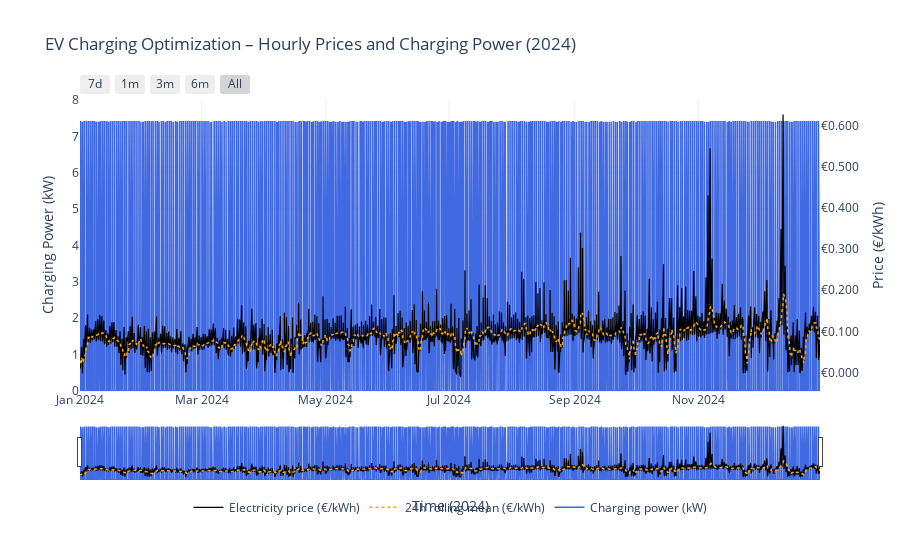

The notebook cell this image was saved under:
### Code cell
import pandas as pd
from gurobipy import *
import plotly.graph_objects as go

# 1) Load and prepare the price dataset
data = pd.read_csv(
    "jeroen_punt_nl_dynamische_stroomprijzen_jaar_2024.csv",
    sep=";",
    decimal=",",
    encoding="utf-8-sig"
)

# Split the date/time column into separate parts
split = data.iloc[:, 0].astype(str).str.split(r"\s+", n=1, expand=True)
data["Date"] = split[0].str.strip()
data["Time"] = split[1].str.strip()

# Ensure price column is numeric (€/kWh)
data["prijs_excl_belastingen"] = data["prijs_excl_belastingen"].astype(float)

# 2) Define EV charging parameters
battery_needed = 22.2     # kWh needed each night
max_charge_rate = 7.4     # kW limit (charging power per hour)
arrival_time = "18:00:00" # start of charging window
departure_time = "06:00:00" # end of charging window next day

# 3) Helper to extract 18:00–06:00 window for one night
def price_window(date_today, date_tomorrow):
    mask = ((data["Date"] == date_today) & (data["Time"] >= arrival_time)) | \
           ((data["Date"] == date_tomorrow) & (data["Time"] < departure_time))
    return data.loc[mask].reset_index(drop=True)

# 4) Optimize charging schedule per night
unique_dates = sorted(data["Date"].unique())
daily_costs, schedules = [], []

for i in range(len(unique_dates) - 1):
    day = unique_dates[i]
    window = price_window(unique_dates[i], unique_dates[i + 1])
    if window.empty:
        continue

    timesteps = range(len(window))
    price = {t: window.loc[t, "prijs_excl_belastingen"] for t in timesteps}

    model = Model()
    charge = model.addVars(timesteps, lb=0, ub=max_charge_rate, name="charge")

    # Constraint: total charge must meet required energy
    model.addConstr(sum(charge[t] for t in timesteps) == battery_needed)

    # Objective: minimize cost
    model.setObjective(sum(price[t] * charge[t] for t in timesteps), GRB.MINIMIZE)
    model.setParam("OutputFlag", 0)
    model.optimize()

    # Store daily results
    daily_costs.append({"Date": day, "Cost (€)": model.objVal})
    schedules.append({
        "Date": day,
        "Times": list(window["Time"]),
        "Prices": list(window["prijs_excl_belastingen"]),
        "Schedule": [charge[t].X for t in timesteps]
    })

# 5) Summary statistics
df_costs = pd.DataFrame(daily_costs)
total_year_cost = df_costs["Cost (€)"].sum()
avg_day_cost = df_costs["Cost (€)"].mean()

print(f"\n✅ Average daily cost: €{avg_day_cost:.2f}")
print(f"✅ Total yearly cost (2024): €{total_year_cost:.2f}")

# 6) Combine all hourly results into one DataFrame for the full year
records = []
for day_data in schedules:
    date = pd.to_datetime(day_data["Date"])
    for t, time in enumerate(day_data["Times"]):
        dt = pd.to_datetime(f"{date} {time}")
        records.append({
            "datetime": dt,
            "price": day_data["Prices"][t],
            "charge": day_data["Schedule"][t]
        })

df_full = pd.DataFrame(records).sort_values("datetime")

# Add 24-hour rolling mean (for smoother price trend)
df_full["price_24h_mean"] = df_full["price"].rolling(24, min_periods=1).mean()

# 7) Interactive Plotly visualization
fig = go.Figure()

# Electricity price
fig.add_trace(go.Scatter(
    x=df_full["datetime"], y=df_full["price"],
    mode="lines", name="Electricity price (€/kWh)",
    line=dict(color="black", width=1.2),
    yaxis="y2"
))

# 24h rolling mean (optional)
fig.add_trace(go.Scatter(
    x=df_full["datetime"], y=df_full["price_24h_mean"],
    mode="lines", name="24h rolling mean (€/kWh)",
    line=dict(color="orange", width=1.5, dash="dot"),
    yaxis="y2"
))

# Charging power (no fill)
fig.add_trace(go.Scatter(
    x=df_full["datetime"], y=df_full["charge"],
    mode="lines", name="Charging power (kW)",
    line=dict(color="royalblue", width=1.5),
    yaxis="y1"
))

# Layout
fig.update_layout(
    title="EV Charging Optimization – Hourly Prices and Charging Power (2024)",
    template="plotly_white",
    hovermode="x unified",
    xaxis=dict(
        title="Time (2024)",
        rangeslider=dict(visible=True),
        rangeselector=dict(
            buttons=[
                dict(count=7, step="day", stepmode="backward", label="7d"),
                dict(count=1, step="month", stepmode="backward", label="1m"),
                dict(count=3, step="month", stepmode="backward", label="3m"),
                dict(count=6, step="month", stepmode="backward", label="6m"),
                dict(step="all", label="All"),
            ]
        ),
        type="date"
    ),
    yaxis=dict(
        title="Charging Power (kW)",
        side="left",
        range=[0, max(df_full["charge"].max(), 8)]
    ),
    yaxis2=dict(
        title="Price (€/kWh)",
        overlaying="y",
        side="right",
        tickprefix="€",
        tickformat=".3f"
    ),
        legend=dict(
        orientation="h",       # horizontal
        yanchor="top",
        y=-0.35,               # move legend below x-axis title
        xanchor="center",
        x=0.5
)
)

fig.update_traces(hovertemplate="%{x|%Y-%m-%d %H:%M}<br>%{y:.3f}")

fig.show()

### Figure 1 — Plotly figure (JSON) as saved in the notebook; plotly's stock layout.template omitted (floating-point values rounded to 4 significant figures; data arrays with more than 128 entries replaced by an {"elided": "..."} marker saying what was removed)
{"data": [{"hovertemplate": "%{x|%Y-%m-%d %H:%M}<br>%{y:.3f}", "line": {"color": "black", "width": 1.2}, "mode": "lines", "name": "Electricity price (€/kWh)", "type": "scatter", "x": {"elided": "4379 str values"}, "y": {"elided": "4379 float values"}, "yaxis": "y2"}, {"hovertemplate": "%{x|%Y-%m-%d %H:%M}<br>%{y:.3f}", "line": {"color": "orange", "dash": "dot", "width": 1.5}, "mode": "lines", "name": "24h rolling mean (€/kWh)", "type": "scatter", "x": {"elided": "4379 str values"}, "y": {"elided": "4379 float values"}, "yaxis": "y2"}, {"hovertemplate": "%{x|%Y-%m-%d %H:%M}<br>%{y:.3f}", "line": {"color": "royalblue", "width": 1.5}, "mode": "lines", "name": "Charging power (kW)", "type": "scatter", "x": {"elided": "4379 str values"}, "y": {"elided": "4379 float values"}, "yaxis": "y"}], "layout": {"hovermode": "x unified", "legend": {"orientation": "h", "x": 0.5, "xanchor": "center", "y": -0.35, "yanchor": "top"}, "title": {"text": "EV Charging Optimization – Hourly Prices and Charging Power (2024)"}, "xaxis": {"rangeselector": {"buttons": [{"count": 7, "label": "7d", "step": "day", "stepmode": "backward"}, {"count": 1, "label": "1m", "step": "month", "stepmode": "backward"}, {"count": 3, "label": "3m", "step": "month", "stepmode": "backward"}, {"count": 6, "label": "6m", "step": "month", "stepmode": "backward"}, {"label": "All", "step": "all"}]}, "rangeslider": {"visible": true}, "title": {"text": "Time (2024)"}, "type": "date"}, "yaxis": {"range": [0, 8], "side": "left", "title": {"text": "Charging Power (kW)"}}, "yaxis2": {"overlaying": "y", "side": "right", "tickformat": ".3f", "tickprefix": "€", "title": {"text": "Price (€/kWh)"}}}}
